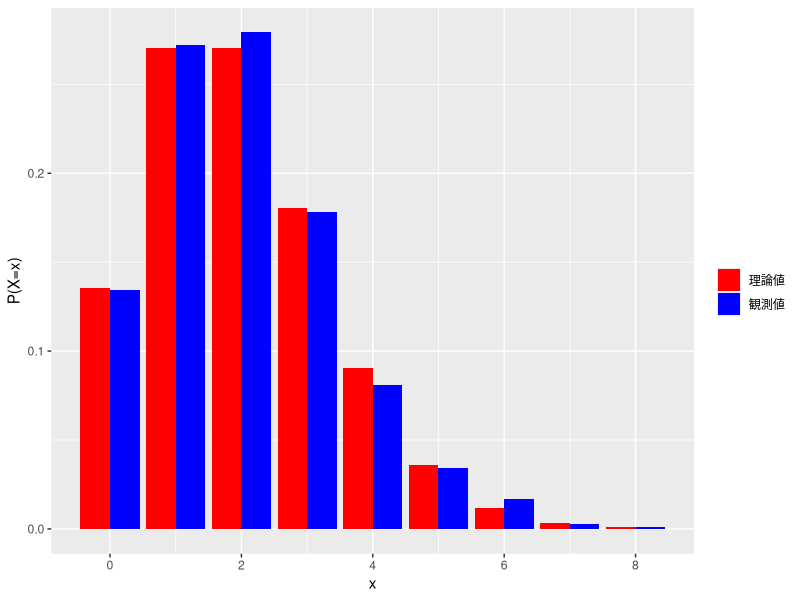

Generate this figure with R:
### 少数の法則
### 1日にn個の製品を生産する工場を考える
### 確率pで不良品が発生するとする
### この工場における1日の不良品の発生数をM日間記録した時の
### 不良品の発生数がポアソン分布で近似できることをみる
set.seed(123) # 乱数の初期値を指定
## データのシミュレーション
n <- 5000 # 1日の総生産量
p <- 2/n # 不良品の発生確率
M <- 5*50*10 # データを記録する日数(週5日x50週間x10年操業に対応)
x <- rbinom(M,n,p) # M日間の各日で発生する不良品数のシミュレーション
## グラフ化による少数の法則の確認
(a <- table(x)/M) # 出現確率ごとの表(度数分布表)を作成
y <- as.numeric(names(a)) # xに含まれる値
(b <- dpois(y, lambda = n*p)) # 理論上の出現確率
library(tidyverse) # パッケージのロード
## 適切なデータフレームを準備する
ob <- tibble(xval = y, yval = as.numeric(a), 
             type = rep("観測値", length(y))) # 観測値に対応するデータフレーム
th <- tibble(xval = y, yval = as.numeric(b), 
             type = rep("理論値", length(y))) # 理論値に対応するデータフレーム
dat <- bind_rows(ob, th) # 縦に結合して1つのデータフレームを作成
ggplot(data = dat) +
  geom_col(mapping = aes(x = xval, y = yval, fill = type), 
           position = "dodge") + # 棒グラフを横に並べて描く
  labs(x = "x", y = "P(X=x)") + # x軸とy軸のラベル名の変更
  scale_fill_manual(name = "", values = c("red", "blue")) 
